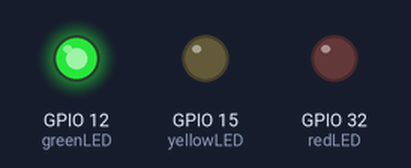
Recording of a sketch running on a simulated ESP32. Shown: output pins drawn as LEDs (lit = HIGH).

Above: at 0.1 s.
At 39.1 s:
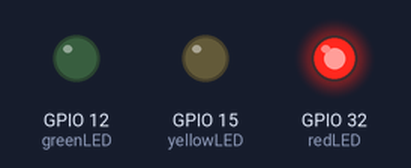
Timing chart, 0 to 40.0 s (numbered marks = the images above):
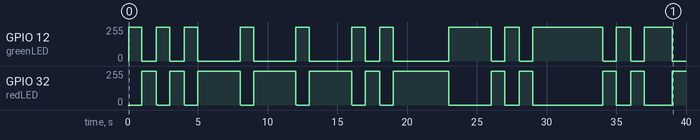

The sketch:

Exercise_5_Timeslice.ino
```cpp
// MyThing.ino
// COM3505 lab exercises sketch template
int redLED = 32;
int yellowLED = 15;
int greenLED = 12;
int state = 0;
boolean pressed = false;


// initialisation entry point
void setup() {
  // initialize digital pin LED_BUILTIN as an output.
  pinMode(redLED, OUTPUT);
  pinMode(yellowLED, OUTPUT);
  pinMode(greenLED, OUTPUT);
  Serial.begin(115200);
}

// task loop entry point
int timep = 0;
void loop() {
  timep = millis();
  if (timep % 10000 == 0) {
    if (digitalRead(yellowLED) == 0) {digitalWrite(yellowLED, HIGH);}
    else {digitalWrite(yellowLED, LOW);}
  }
  if (timep % 1000 == 0) {
    if (digitalRead(redLED) == 0){
      digitalWrite(redLED, HIGH);
      digitalWrite(greenLED, LOW);
    }
    else {
      digitalWrite(redLED, LOW);
      digitalWrite(greenLED, HIGH);
    }
  }
}
```
